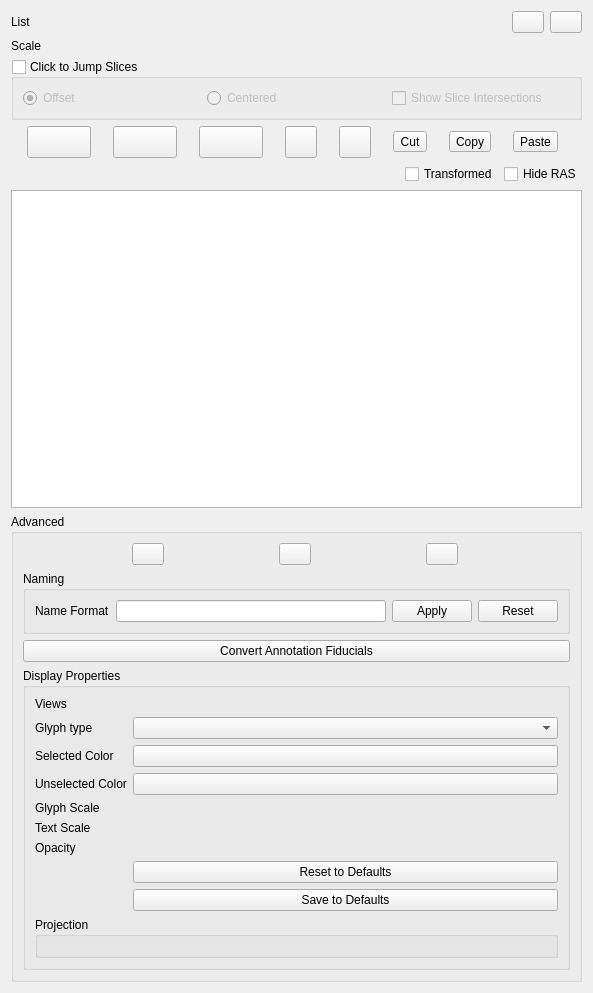
<?xml version="1.0" encoding="UTF-8"?>
<ui version="4.0">
 <class>qSlicerMarkupsModule</class>
 <widget class="qSlicerWidget" name="qSlicerMarkupsModule">
  <property name="geometry">
   <rect>
    <x>0</x>
    <y>0</y>
    <width>593</width>
    <height>993</height>
   </rect>
  </property>
  <property name="sizePolicy">
   <sizepolicy hsizetype="Minimum" vsizetype="Preferred">
    <horstretch>0</horstretch>
    <verstretch>0</verstretch>
   </sizepolicy>
  </property>
  <property name="windowTitle">
   <string>Module Template</string>
  </property>
  <layout class="QVBoxLayout" name="verticalLayout_2">
   <item>
    <layout class="QGridLayout" name="gridLayout_2">
     <item row="0" column="0">
      <widget class="QLabel" name="activeMarkupMRMLNodeLabel">
       <property name="text">
        <string>List</string>
       </property>
      </widget>
     </item>
     <item row="0" column="1">
      <widget class="qMRMLNodeComboBox" name="activeMarkupMRMLNodeComboBox" native="true">
       <property name="toolTip">
        <string>Select or create a markups list</string>
       </property>
       <property name="nodeTypes" stdset="0">
        <stringlist>
         <string>vtkMRMLMarkupsFiducialNode</string>
         <string>vtkMRMLMarkupsLineNode</string>
         <string>vtkMRMLMarkupsAngleNode</string>
        </stringlist>
       </property>
       <property name="baseName" stdset="0">
        <string>M</string>
       </property>
       <property name="addEnabled" stdset="0">
        <bool>true</bool>
       </property>
       <property name="renameEnabled" stdset="0">
        <bool>true</bool>
       </property>
      </widget>
     </item>
     <item row="1" column="0">
      <widget class="QLabel" name="markupScaleLabel">
       <property name="text">
        <string>Scale</string>
       </property>
      </widget>
     </item>
     <item row="1" column="1" colspan="3">
      <widget class="ctkSliderWidget" name="markupScaleSliderWidget" native="true">
       <property name="toolTip">
        <string>Set both the glyph and text size to the same value for all markups in the list.</string>
       </property>
       <property name="singleStep" stdset="0">
        <double>0.100000000000000</double>
       </property>
       <property name="maximum" stdset="0">
        <double>20.000000000000000</double>
       </property>
       <property name="value" stdset="0">
        <double>3.000000000000000</double>
       </property>
      </widget>
     </item>
     <item row="0" column="2">
      <widget class="QPushButton" name="listVisibileInvisiblePushButton">
       <property name="sizePolicy">
        <sizepolicy hsizetype="Preferred" vsizetype="Preferred">
         <horstretch>0</horstretch>
         <verstretch>0</verstretch>
        </sizepolicy>
       </property>
       <property name="minimumSize">
        <size>
         <width>30</width>
         <height>0</height>
        </size>
       </property>
       <property name="maximumSize">
        <size>
         <width>32</width>
         <height>32</height>
        </size>
       </property>
       <property name="toolTip">
        <string>Toggle the list visibility, which will over ride the visibility of markups in the list.</string>
       </property>
       <property name="text">
        <string/>
       </property>
       <property name="icon">
        <iconset>
         <normaloff>:Icons/Medium/SlicerVisible.png</normaloff>:Icons/Medium/SlicerVisible.png</iconset>
       </property>
      </widget>
     </item>
     <item row="0" column="3">
      <widget class="QPushButton" name="listLockedUnlockedPushButton">
       <property name="sizePolicy">
        <sizepolicy hsizetype="Preferred" vsizetype="Preferred">
         <horstretch>0</horstretch>
         <verstretch>0</verstretch>
        </sizepolicy>
       </property>
       <property name="minimumSize">
        <size>
         <width>30</width>
         <height>0</height>
        </size>
       </property>
       <property name="maximumSize">
        <size>
         <width>32</width>
         <height>32</height>
        </size>
       </property>
       <property name="toolTip">
        <string>Toggle the list lock state which will over ride the lock state of markups in the list.</string>
       </property>
       <property name="text">
        <string/>
       </property>
       <property name="icon">
        <iconset>
         <normaloff>:Icons/Medium/SlicerUnlock.png</normaloff>:Icons/Medium/SlicerUnlock.png</iconset>
       </property>
      </widget>
     </item>
    </layout>
   </item>
   <item>
    <widget class="QGroupBox" name="jumpSlicesGroupBox">
     <property name="sizePolicy">
      <sizepolicy hsizetype="Preferred" vsizetype="Preferred">
       <horstretch>0</horstretch>
       <verstretch>0</verstretch>
      </sizepolicy>
     </property>
     <property name="minimumSize">
      <size>
       <width>0</width>
       <height>60</height>
      </size>
     </property>
     <property name="toolTip">
      <string>If checked, click on table rows to jump slices to that point. Arrow keys also work to highlight rows for jumping slices.</string>
     </property>
     <property name="title">
      <string>Click to Jump Slices</string>
     </property>
     <property name="checkable">
      <bool>true</bool>
     </property>
     <property name="checked">
      <bool>false</bool>
     </property>
     <layout class="QHBoxLayout" name="horizontalLayout">
      <item>
       <widget class="QRadioButton" name="jumpOffsetRadioButton">
        <property name="toolTip">
         <string>Jumps slices with offset</string>
        </property>
        <property name="text">
         <string>Offset</string>
        </property>
        <property name="checked">
         <bool>true</bool>
        </property>
       </widget>
      </item>
      <item>
       <widget class="QRadioButton" name="jumpCenteredRadioButton">
        <property name="toolTip">
         <string>Jumps slices centered around the highlighted point</string>
        </property>
        <property name="text">
         <string>Centered</string>
        </property>
        <property name="checked">
         <bool>false</bool>
        </property>
       </widget>
      </item>
      <item>
       <widget class="ctkCheckBox" name="sliceIntersectionsVisibilityCheckBox">
        <property name="toolTip">
         <string>Show how the other slice planes intersect each slice plane.</string>
        </property>
        <property name="text">
         <string>Show Slice Intersections</string>
        </property>
       </widget>
      </item>
     </layout>
    </widget>
   </item>
   <item>
    <layout class="QHBoxLayout" name="horizontalLayout_6">
     <item>
      <widget class="ctkMenuButton" name="visibilityAllMarkupsInListMenuButton">
       <property name="sizePolicy">
        <sizepolicy hsizetype="Preferred" vsizetype="Preferred">
         <horstretch>0</horstretch>
         <verstretch>0</verstretch>
        </sizepolicy>
       </property>
       <property name="minimumSize">
        <size>
         <width>64</width>
         <height>32</height>
        </size>
       </property>
       <property name="maximumSize">
        <size>
         <width>32</width>
         <height>32</height>
        </size>
       </property>
       <property name="toolTip">
        <string>Toggle visibility flag on all markups in list, use drop down menu to set all to visible or invisible.</string>
       </property>
      </widget>
     </item>
     <item>
      <widget class="ctkMenuButton" name="selectedAllMarkupsInListMenuButton">
       <property name="sizePolicy">
        <sizepolicy hsizetype="Preferred" vsizetype="Preferred">
         <horstretch>0</horstretch>
         <verstretch>0</verstretch>
        </sizepolicy>
       </property>
       <property name="minimumSize">
        <size>
         <width>64</width>
         <height>32</height>
        </size>
       </property>
       <property name="maximumSize">
        <size>
         <width>32</width>
         <height>32</height>
        </size>
       </property>
       <property name="toolTip">
        <string>Toggle selected flag on all markups in list, use drop down menu to set all to selected or deselected.</string>
       </property>
      </widget>
     </item>
     <item>
      <widget class="ctkMenuButton" name="lockAllMarkupsInListMenuButton">
       <property name="sizePolicy">
        <sizepolicy hsizetype="Preferred" vsizetype="Preferred">
         <horstretch>0</horstretch>
         <verstretch>0</verstretch>
        </sizepolicy>
       </property>
       <property name="minimumSize">
        <size>
         <width>64</width>
         <height>32</height>
        </size>
       </property>
       <property name="maximumSize">
        <size>
         <width>32</width>
         <height>32</height>
        </size>
       </property>
       <property name="toolTip">
        <string>Toggle lock flag on all markups in list, use drop down menu to set all to locked or unlocked.</string>
       </property>
      </widget>
     </item>
     <item>
      <widget class="QPushButton" name="deleteMarkupPushButton">
       <property name="enabled">
        <bool>true</bool>
       </property>
       <property name="sizePolicy">
        <sizepolicy hsizetype="Preferred" vsizetype="Preferred">
         <horstretch>0</horstretch>
         <verstretch>0</verstretch>
        </sizepolicy>
       </property>
       <property name="minimumSize">
        <size>
         <width>30</width>
         <height>0</height>
        </size>
       </property>
       <property name="maximumSize">
        <size>
         <width>32</width>
         <height>32</height>
        </size>
       </property>
       <property name="toolTip">
        <string>Delete the highlighted markup(s) from the active list</string>
       </property>
       <property name="text">
        <string/>
       </property>
       <property name="icon">
        <iconset resource="../qSlicerMarkupsModule.qrc">
         <normaloff>:/Icons/MarkupsDeleteSelectedRows.png</normaloff>:/Icons/MarkupsDeleteSelectedRows.png</iconset>
       </property>
      </widget>
     </item>
     <item>
      <widget class="QPushButton" name="deleteAllMarkupsInListPushButton">
       <property name="enabled">
        <bool>true</bool>
       </property>
       <property name="sizePolicy">
        <sizepolicy hsizetype="Preferred" vsizetype="Preferred">
         <horstretch>0</horstretch>
         <verstretch>0</verstretch>
        </sizepolicy>
       </property>
       <property name="minimumSize">
        <size>
         <width>30</width>
         <height>0</height>
        </size>
       </property>
       <property name="maximumSize">
        <size>
         <width>32</width>
         <height>32</height>
        </size>
       </property>
       <property name="toolTip">
        <string>Remove all markups from the active list</string>
       </property>
       <property name="icon">
        <iconset resource="../qSlicerMarkupsModule.qrc">
         <normaloff>:/Icons/MarkupsDeleteAllRows.png</normaloff>:/Icons/MarkupsDeleteAllRows.png</iconset>
       </property>
      </widget>
     </item>
     <item>
      <widget class="QToolButton" name="CutMarkupsToolButton">
       <property name="enabled">
        <bool>true</bool>
       </property>
       <property name="text">
        <string>Cut</string>
       </property>
      </widget>
     </item>
     <item>
      <widget class="QToolButton" name="CopyMarkupsToolButton">
       <property name="enabled">
        <bool>true</bool>
       </property>
       <property name="text">
        <string>Copy</string>
       </property>
      </widget>
     </item>
     <item>
      <widget class="QToolButton" name="PasteMarkupsToolButton">
       <property name="enabled">
        <bool>true</bool>
       </property>
       <property name="text">
        <string>Paste</string>
       </property>
      </widget>
     </item>
    </layout>
   </item>
   <item>
    <layout class="QHBoxLayout" name="checkBoxesHorizontalLayout">
     <item>
      <spacer name="horizontalSpacer">
       <property name="orientation">
        <enum>Qt::Horizontal</enum>
       </property>
       <property name="sizeHint" stdset="0">
        <size>
         <width>40</width>
         <height>20</height>
        </size>
       </property>
      </spacer>
     </item>
     <item>
      <widget class="QCheckBox" name="transformedCoordinatesCheckBox">
       <property name="toolTip">
        <string>Check to show the transformed coordinates in the table.</string>
       </property>
       <property name="text">
        <string>Transformed</string>
       </property>
       <property name="checked">
        <bool>false</bool>
       </property>
      </widget>
     </item>
     <item>
      <widget class="QCheckBox" name="hideCoordinateColumnsCheckBox">
       <property name="toolTip">
        <string>Check to hide the coordinate columns in the table, uncheck to show them. Right click in rows to see coordinates.</string>
       </property>
       <property name="text">
        <string>Hide RAS</string>
       </property>
       <property name="checked">
        <bool>false</bool>
       </property>
      </widget>
     </item>
    </layout>
   </item>
   <item>
    <widget class="QTableWidget" name="activeMarkupTableWidget">
     <property name="sizePolicy">
      <sizepolicy hsizetype="Expanding" vsizetype="Expanding">
       <horstretch>0</horstretch>
       <verstretch>0</verstretch>
      </sizepolicy>
     </property>
     <property name="minimumSize">
      <size>
       <width>0</width>
       <height>250</height>
      </size>
     </property>
     <property name="toolTip">
      <string>The markups in the currently active markups node. Right click in a row for delete, jump, copy, move.</string>
     </property>
     <property name="accessibleName">
      <string>active markup table</string>
     </property>
     <property name="alternatingRowColors">
      <bool>true</bool>
     </property>
    </widget>
   </item>
   <item>
    <widget class="ctkCollapsibleGroupBox" name="advancedCollapsibleButton">
     <property name="toolTip">
      <string>Display, naming, volume interactions, moving up/down, adding, Annotations import</string>
     </property>
     <property name="title">
      <string>Advanced</string>
     </property>
     <property name="collapsed" stdset="0">
      <bool>true</bool>
     </property>
     <layout class="QVBoxLayout" name="verticalLayout">
      <item>
       <layout class="QHBoxLayout" name="horizontalLayout_7">
        <item>
         <widget class="QPushButton" name="moveMarkupUpPushButton">
          <property name="sizePolicy">
           <sizepolicy hsizetype="Preferred" vsizetype="Preferred">
            <horstretch>0</horstretch>
            <verstretch>0</verstretch>
           </sizepolicy>
          </property>
          <property name="minimumSize">
           <size>
            <width>30</width>
            <height>0</height>
           </size>
          </property>
          <property name="maximumSize">
           <size>
            <width>32</width>
            <height>32</height>
           </size>
          </property>
          <property name="toolTip">
           <string>Move a highlighted markup up one spot in the list</string>
          </property>
          <property name="text">
           <string/>
          </property>
          <property name="icon">
           <iconset resource="../qSlicerMarkupsModule.qrc">
            <normaloff>:/Icons/MarkupsMoveUp.png</normaloff>:/Icons/MarkupsMoveUp.png</iconset>
          </property>
         </widget>
        </item>
        <item>
         <widget class="QPushButton" name="moveMarkupDownPushButton">
          <property name="sizePolicy">
           <sizepolicy hsizetype="Preferred" vsizetype="Preferred">
            <horstretch>0</horstretch>
            <verstretch>0</verstretch>
           </sizepolicy>
          </property>
          <property name="minimumSize">
           <size>
            <width>30</width>
            <height>0</height>
           </size>
          </property>
          <property name="maximumSize">
           <size>
            <width>32</width>
            <height>32</height>
           </size>
          </property>
          <property name="toolTip">
           <string>Move a highlighted markup down one spot in the list</string>
          </property>
          <property name="text">
           <string/>
          </property>
          <property name="icon">
           <iconset resource="../qSlicerMarkupsModule.qrc">
            <normaloff>:/Icons/MarkupsMoveDown.png</normaloff>:/Icons/MarkupsMoveDown.png</iconset>
          </property>
         </widget>
        </item>
        <item>
         <widget class="QPushButton" name="addMarkupPushButton">
          <property name="sizePolicy">
           <sizepolicy hsizetype="Preferred" vsizetype="Preferred">
            <horstretch>0</horstretch>
            <verstretch>0</verstretch>
           </sizepolicy>
          </property>
          <property name="minimumSize">
           <size>
            <width>30</width>
            <height>0</height>
           </size>
          </property>
          <property name="maximumSize">
           <size>
            <width>32</width>
            <height>32</height>
           </size>
          </property>
          <property name="toolTip">
           <string>Add a new markup to the active list, at origin</string>
          </property>
          <property name="icon">
           <iconset resource="../qSlicerMarkupsModule.qrc">
            <normaloff>:/Icons/MarkupsAddFiducial.png</normaloff>:/Icons/MarkupsAddFiducial.png</iconset>
          </property>
         </widget>
        </item>
       </layout>
      </item>
      <item>
       <widget class="ctkCollapsibleGroupBox" name="namingCollapsibleGroupBox">
        <property name="title">
         <string>Naming</string>
        </property>
        <layout class="QGridLayout" name="gridLayout">
         <item row="2" column="0">
          <widget class="QLabel" name="nameFormatLabel">
           <property name="toolTip">
            <string>Include %N for list name, %d for number.</string>
           </property>
           <property name="text">
            <string>Name Format</string>
           </property>
          </widget>
         </item>
         <item row="2" column="1">
          <widget class="QLineEdit" name="nameFormatLineEdit">
           <property name="toolTip">
            <string>Format for creating names of new markups, using sprintf format style. %N is replaced by the list name, %d by an integer.</string>
           </property>
          </widget>
         </item>
         <item row="2" column="3">
          <widget class="QPushButton" name="resetNameFormatToDefaultPushButton">
           <property name="toolTip">
            <string>Reset the name format field to the default value.</string>
           </property>
           <property name="text">
            <string>Reset</string>
           </property>
          </widget>
         </item>
         <item row="2" column="2">
          <widget class="QPushButton" name="renameAllWithCurrentNameFormatPushButton">
           <property name="toolTip">
            <string>Rename all markups in this list according to the current name format, trying to preserve numbers.</string>
           </property>
           <property name="text">
            <string>Apply</string>
           </property>
          </widget>
         </item>
        </layout>
       </widget>
      </item>
      <item>
       <widget class="QPushButton" name="convertAnnotationFiducialsPushButton">
        <property name="toolTip">
         <string>Uses annotation fiducial hierarchies to make markup lists. Removes the annotations once they've been moved.</string>
        </property>
        <property name="text">
         <string>Convert Annotation Fiducials</string>
        </property>
       </widget>
      </item>
      <item>
       <widget class="ctkCollapsibleGroupBox" name="displayPropertiesCollapsibleButton">
        <property name="toolTip">
         <string>Set display properties for this list</string>
        </property>
        <property name="title">
         <string>Display Properties</string>
        </property>
        <property name="collapsed" stdset="0">
         <bool>false</bool>
        </property>
        <property name="collapsedHeight" stdset="0">
         <number>10</number>
        </property>
        <layout class="QFormLayout" name="formLayout_2">
         <property name="fieldGrowthPolicy">
          <enum>QFormLayout::AllNonFixedFieldsGrow</enum>
         </property>
         <item row="1" column="0">
          <widget class="QLabel" name="glyphTypeLabel">
           <property name="text">
            <string>Glyph type</string>
           </property>
          </widget>
         </item>
         <item row="1" column="1">
          <widget class="QComboBox" name="glyphTypeComboBox"/>
         </item>
         <item row="2" column="0">
          <widget class="QLabel" name="selectedColorLabel">
           <property name="text">
            <string>Selected Color</string>
           </property>
          </widget>
         </item>
         <item row="2" column="1">
          <widget class="ctkColorPickerButton" name="selectedColorPickerButton">
           <property name="displayColorName" stdset="0">
            <bool>false</bool>
           </property>
          </widget>
         </item>
         <item row="3" column="0">
          <widget class="QLabel" name="unselectedColorLabel">
           <property name="text">
            <string>Unselected Color</string>
           </property>
          </widget>
         </item>
         <item row="3" column="1">
          <widget class="ctkColorPickerButton" name="unselectedColorPickerButton">
           <property name="displayColorName" stdset="0">
            <bool>false</bool>
           </property>
          </widget>
         </item>
         <item row="4" column="0">
          <widget class="QLabel" name="glyphScaleLabel">
           <property name="text">
            <string>Glyph Scale</string>
           </property>
          </widget>
         </item>
         <item row="4" column="1">
          <widget class="ctkSliderWidget" name="glyphScaleSliderWidget" native="true">
           <property name="singleStep" stdset="0">
            <double>0.100000000000000</double>
           </property>
           <property name="maximum" stdset="0">
            <double>20.000000000000000</double>
           </property>
          </widget>
         </item>
         <item row="5" column="0">
          <widget class="QLabel" name="textScaleLabel">
           <property name="text">
            <string>Text Scale</string>
           </property>
          </widget>
         </item>
         <item row="5" column="1">
          <widget class="ctkSliderWidget" name="textScaleSliderWidget" native="true">
           <property name="singleStep" stdset="0">
            <double>0.100000000000000</double>
           </property>
           <property name="maximum" stdset="0">
            <double>20.000000000000000</double>
           </property>
          </widget>
         </item>
         <item row="6" column="0">
          <widget class="QLabel" name="opacityLabel">
           <property name="text">
            <string>Opacity</string>
           </property>
          </widget>
         </item>
         <item row="6" column="1">
          <widget class="ctkSliderWidget" name="opacitySliderWidget" native="true">
           <property name="singleStep" stdset="0">
            <double>0.100000000000000</double>
           </property>
           <property name="maximum" stdset="0">
            <double>1.000000000000000</double>
           </property>
          </widget>
         </item>
         <item row="7" column="1">
          <widget class="QPushButton" name="resetToDefaultDisplayPropertiesPushButton">
           <property name="toolTip">
            <string>Use default display properties.</string>
           </property>
           <property name="text">
            <string>Reset to Defaults</string>
           </property>
          </widget>
         </item>
         <item row="8" column="1">
          <widget class="QPushButton" name="saveToDefaultDisplayPropertiesPushButton">
           <property name="toolTip">
            <string>Save current display property settings to defaults, will be saved for when Slicer restarts (see Application Settings)</string>
           </property>
           <property name="text">
            <string>Save to Defaults</string>
           </property>
          </widget>
         </item>
         <item row="9" column="0" colspan="2">
          <widget class="ctkCollapsibleGroupBox" name="pointFiducialProjectionPropertiesGroupBox">
           <property name="title">
            <string>Projection</string>
           </property>
           <property name="collapsed" stdset="0">
            <bool>true</bool>
           </property>
           <layout class="QVBoxLayout" name="pointFiducialProjectionVerticalLayout">
            <item>
             <widget class="qMRMLMarkupsFiducialProjectionPropertyWidget" name="pointFiducialProjectionWidget" native="true"/>
            </item>
           </layout>
          </widget>
         </item>
         <item row="0" column="1">
          <widget class="qMRMLDisplayNodeViewComboBox" name="listDisplayNodeViewComboBox" native="true">
           <property name="toolTip">
            <string>Select 3D views in which to show this list. All unchecked shows in all 3D and 2D views.</string>
           </property>
          </widget>
         </item>
         <item row="0" column="0">
          <widget class="QLabel" name="listDisplayNodeViewLabel">
           <property name="text">
            <string>Views</string>
           </property>
          </widget>
         </item>
        </layout>
       </widget>
      </item>
     </layout>
    </widget>
   </item>
  </layout>
 </widget>
 <customwidgets>
  <customwidget>
   <class>qMRMLNodeComboBox</class>
   <extends>QWidget</extends>
   <header>qMRMLNodeComboBox.h</header>
   <container>1</container>
  </customwidget>
  <customwidget>
   <class>qSlicerWidget</class>
   <extends>QWidget</extends>
   <header>qSlicerWidget.h</header>
   <container>1</container>
  </customwidget>
  <customwidget>
   <class>ctkColorPickerButton</class>
   <extends>QPushButton</extends>
   <header>ctkColorPickerButton.h</header>
  </customwidget>
  <customwidget>
   <class>ctkCheckBox</class>
   <extends>QCheckBox</extends>
   <header>ctkCheckBox.h</header>
  </customwidget>
  <customwidget>
   <class>ctkSliderWidget</class>
   <extends>QWidget</extends>
   <header>ctkSliderWidget.h</header>
  </customwidget>
  <customwidget>
   <class>qMRMLWidget</class>
   <extends>QWidget</extends>
   <header>qMRMLWidget.h</header>
   <container>1</container>
  </customwidget>
  <customwidget>
   <class>qMRMLMarkupsFiducialProjectionPropertyWidget</class>
   <extends>qMRMLWidget</extends>
   <header>qMRMLMarkupsFiducialProjectionPropertyWidget.h</header>
   <container>1</container>
  </customwidget>
  <customwidget>
   <class>ctkCollapsibleGroupBox</class>
   <extends>QGroupBox</extends>
   <header>ctkCollapsibleGroupBox.h</header>
   <container>1</container>
  </customwidget>
  <customwidget>
   <class>ctkMenuButton</class>
   <extends>QPushButton</extends>
   <header>ctkMenuButton.h</header>
  </customwidget>
  <customwidget>
   <class>qMRMLCheckableNodeComboBox</class>
   <extends>qMRMLNodeComboBox</extends>
   <header>qMRMLCheckableNodeComboBox.h</header>
   <container>1</container>
  </customwidget>
  <customwidget>
   <class>qMRMLDisplayNodeViewComboBox</class>
   <extends>qMRMLCheckableNodeComboBox</extends>
   <header>qMRMLDisplayNodeViewComboBox.h</header>
   <container>1</container>
  </customwidget>
 </customwidgets>
 <resources>
  <include location="../qSlicerMarkupsModule.qrc"/>
 </resources>
 <connections>
  <connection>
   <sender>qSlicerMarkupsModule</sender>
   <signal>mrmlSceneChanged(vtkMRMLScene*)</signal>
   <receiver>activeMarkupMRMLNodeComboBox</receiver>
   <slot>setMRMLScene(vtkMRMLScene*)</slot>
   <hints>
    <hint type="sourcelabel">
     <x>20</x>
     <y>20</y>
    </hint>
    <hint type="destinationlabel">
     <x>20</x>
     <y>20</y>
    </hint>
   </hints>
  </connection>
 </connections>
</ui>
